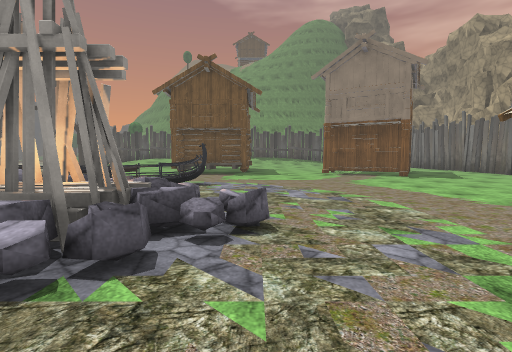
[1] (above)

24 first-person views from a walk through a Unity game level. The camera is 1.4 m above the floor, tilts 4° down and sees 85° across. The floor is counted in squares, 2 m on a side. Each view is taken from the middle of a square. On the plan, view 1 faces up. The plan holds only what a view shows up to about 9 squares ahead; the rest is blank. The place goes on beyond the plan. Some trees and plants on the terrain are drawn as simple stand-ins. Some surface patterns are stand-ins.

[2]
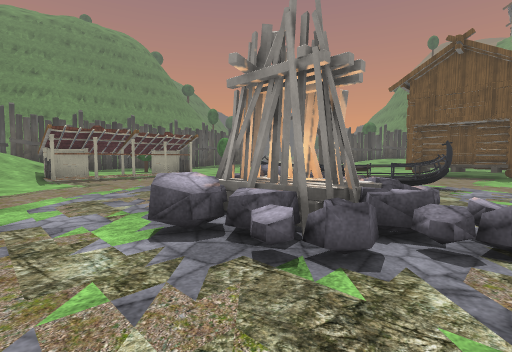

[3]
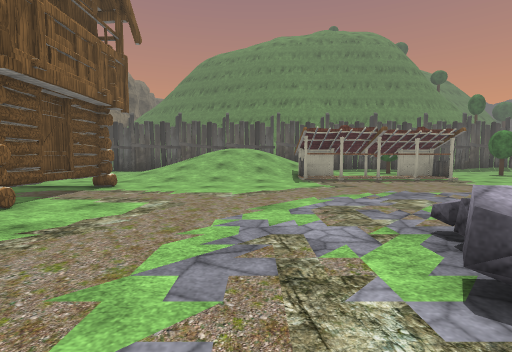

[4]
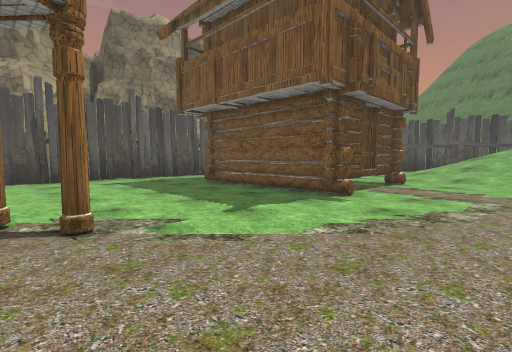

[5]
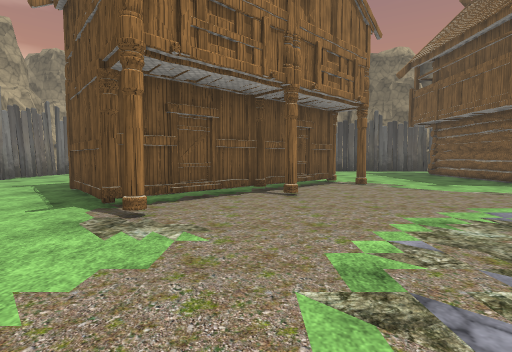

[6]
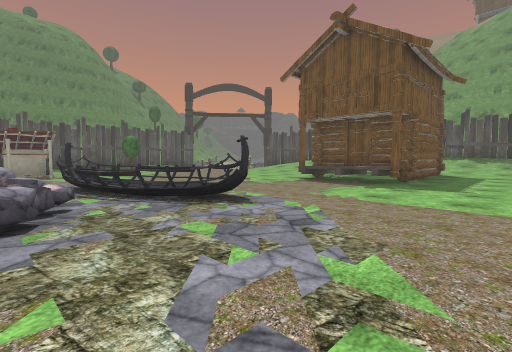

[7]
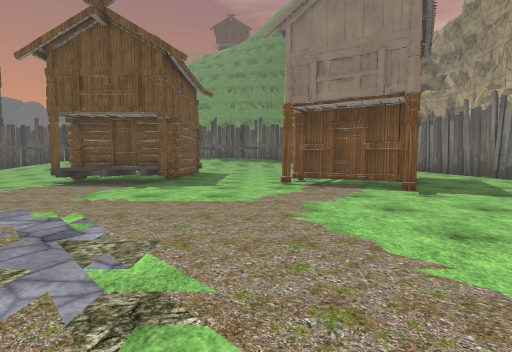

[8]
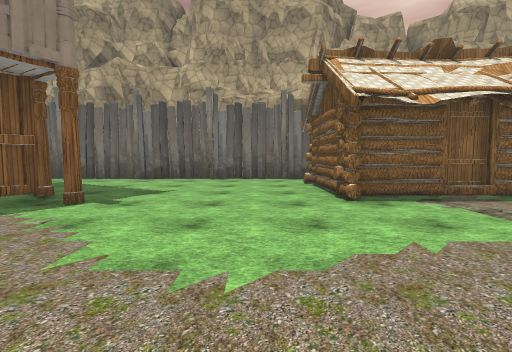

[9]
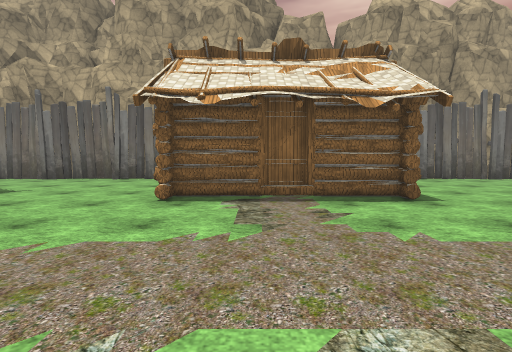

[10]
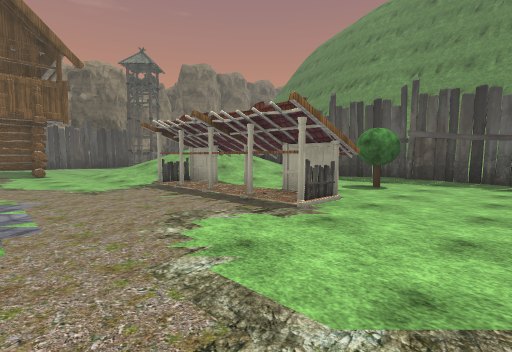

[11]
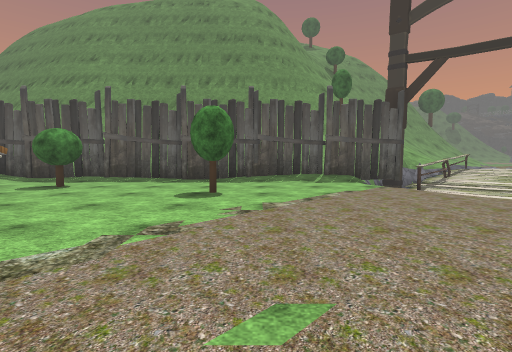

[12]
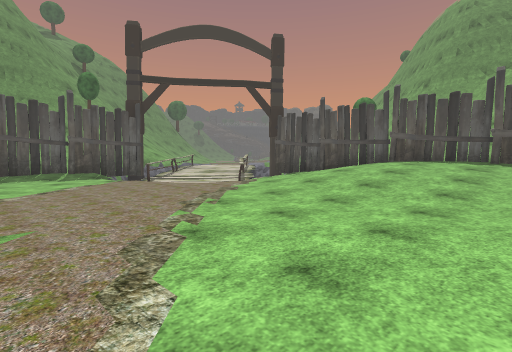

[13]
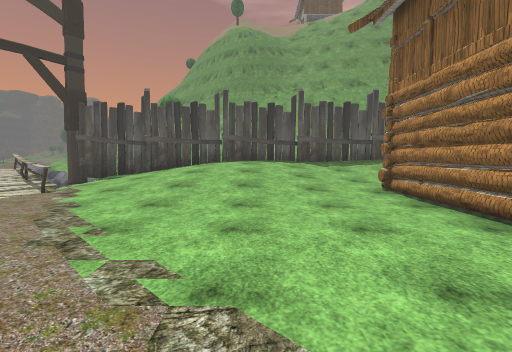

[14]
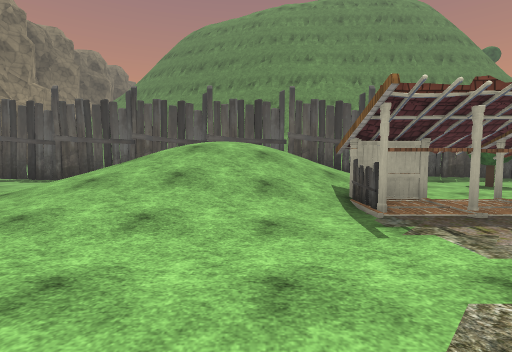

[15]
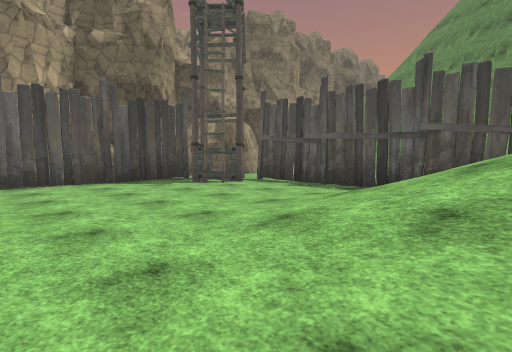

[16]
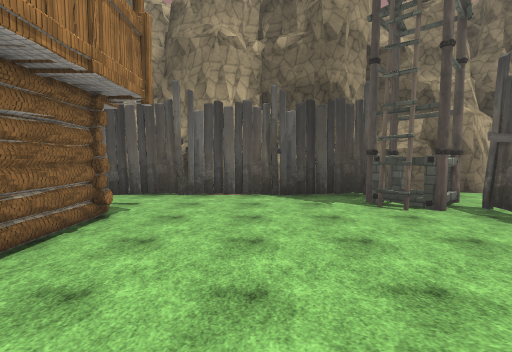

[17]
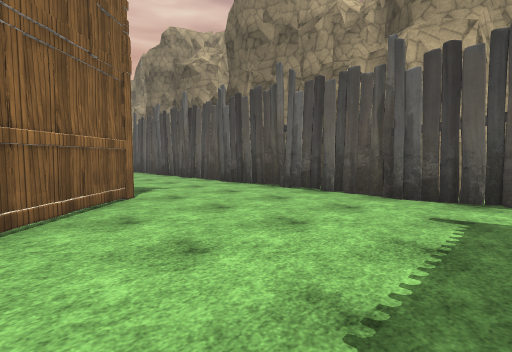

[18]
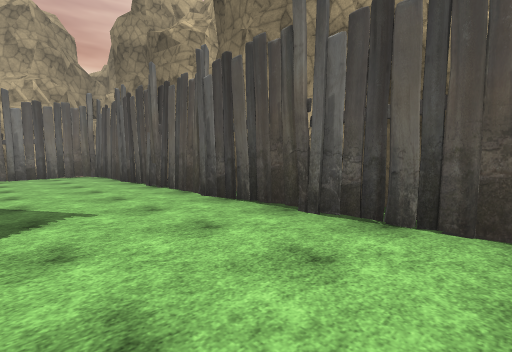

[19]
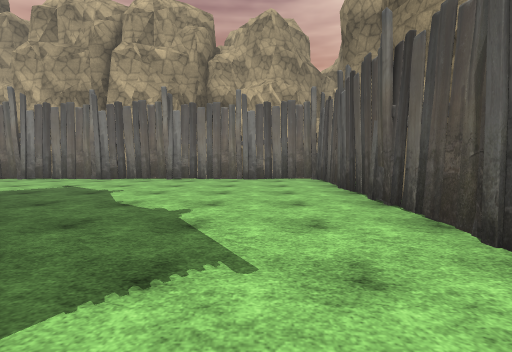

[20]
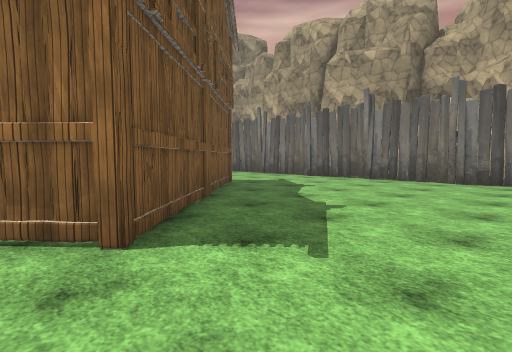

[21]
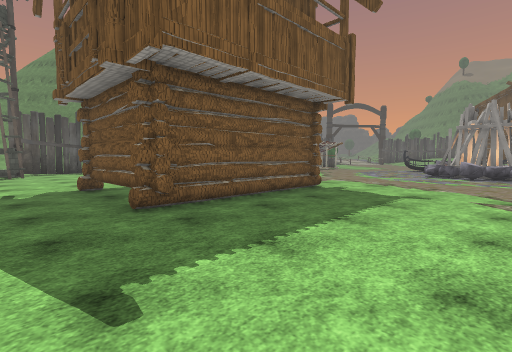

[22]
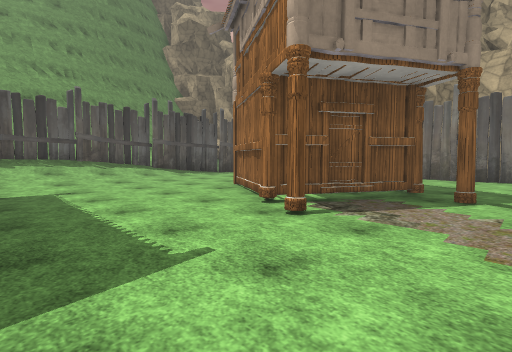

[23]
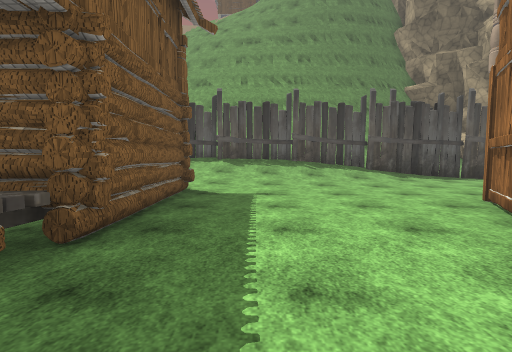

[24]
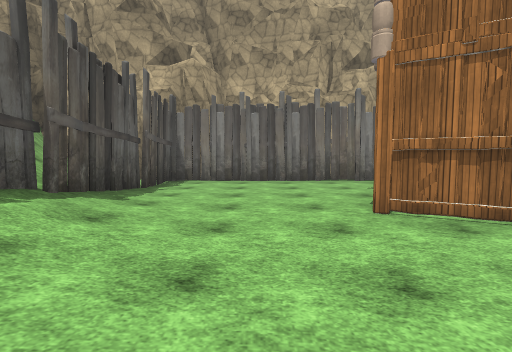

### Floor plan
Key: @ floor where view 1 was taken; # wall or solid block; x gap in a wall; . main floor; : floor 0.25 m higher than the main floor; + floor 1 m higher than the main floor; * floor 1.75 m higher than the main floor; % floor 2 m higher than the main floor; / step, stairs or slope; = window, fence, low wall or low ledge; ≈ liquid the walk keeps out of; ^ raised ledge; v drop or lower ground; B boat; R rock; T tree; W tower; O other object.
Columns run from 16 left of view 1 to 10 right of it. Each row starts with its distance up from view 1.
 20           *%
 19    ≈≈######################
 18    v≈ ///++////////////...#
 17   ::##//////// ////:......#
 16  x::.==//////:  :.........#
 15  ≈#../..////.###..........#
 14  ###.........###.....#....#
 13   #/.........###....## #..#
 12  ##..........#^^...### ...#
 11  #/..........^^^...#.##...#
 10  #/.......................#
  9  ##..T....................#
  8  ##.......................#
  7  #..........BBBB..........#
  6  #/........BBBB...........#
  5  #/.T###...BBR........### #
  4  #/..###....RRRR......#
  3  #////##....RO#RR.....#
  2  #////##.....RRR......#
  1   # ///.......R.........
  0   # ////........@..#..... #
 -1   # %///............#.....#
 -2  #/ ////.........#.###....#
 -3  #/ ////..........#####...#
 -4  #. ///..###...#.## ##....#
 -5   #......# #....#####.....#
 -6  #.......###.....###......#
 -7  #.......###..............#
 -8  .WW......................#
 -9  .WW......................#
-10 ###########################

Where each view was taken, in squares from view 1:
view 1: 0 up, 0 right, facing up
view 2: 0 up, 0 right, facing up-left
view 3: 0 up, 1 left, facing left
view 4: 1 down, 0 right, facing down-left
view 5: 3 up, 2 right, facing down
view 6: 4 up, 2 right, facing up-left
view 7: 4 up, 2 right, facing up
view 8: 7 up, 1 right, facing right
view 9: 4 up, 1 right, facing right
view 10: 8 up, 6 left, facing down-left
view 11: 10 up, 6 left, facing left
view 12: 10 up, 4 left, facing up-left
view 13: 10 up, 6 left, facing up
view 14: 0 up, 6 left, facing left
view 15: 2 down, 8 left, facing down-left
view 16: 3 down, 10 left, facing down
view 17: 5 down, 3 left, facing down-right
view 18: 7 down, 1 left, facing down-right
view 19: 8 down, 1 right, facing right
view 20: 9 down, 1 right, facing up-right
view 21: 9 down, 1 left, facing up-left
view 22: 9 up, 0 right, facing up-right
view 23: 10 up, 1 right, facing up
view 24: 16 up, 1 right, facing right
